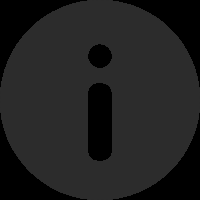
#> input picture images/about.png, 200 x 200 px; its folder holds only this picture in this run
$ python dataset_analysis.py   (older library calls are emulated)
#> lines starting #> are read from the running program, lines starting #| are printed output that depends on the picture
#!/usr/bin/env python3
# -*- coding: utf-8 -*-
"""
云南烤烟病害数据集深度分析工具
用于分析数据集平衡性、质量评估和跨作物迁移学习验证

功能包括:
1. 数据集平衡性分析
2. 图像质量评估
3. 跨作物迁移学习验证
4. 数据分布统计分析
5. 标注一致性检查

作者: 云南烤烟病害检测项目
版本: v1.0
"""

import os
import sys
import cv2
import numpy as np
import pandas as pd
import matplotlib.pyplot as plt
import seaborn as sns
from pathlib import Path
from typing import Dict, List, Tuple, Any
import json
from datetime import datetime
from collections import Counter, defaultdict
import yaml
from sklearn.metrics import classification_report
from scipy import stats
import warnings
warnings.filterwarnings('ignore')

# 设置中文字体
plt.rcParams['font.sans-serif'] = ['SimHei', 'DejaVu Sans', 'Arial Unicode MS']
plt.rcParams['axes.unicode_minus'] = False

class DatasetAnalyzer:
    """数据集分析器"""

    def __init__(self, dataset_path: str, output_dir: str = "results/dataset_analysis"):
        self.dataset_path = Path(dataset_path)
        self.output_dir = Path(output_dir)
        self.output_dir.mkdir(parents=True, exist_ok=True)

        # 病害类别定义
        self.disease_classes = {
            0: {'name': 'healthy', 'name_cn': '健康叶片', 'color': '#2E8B57'},
            1: {'name': 'mosaic_virus', 'name_cn': '花叶病毒病', 'color': '#FF6347'},
            2: {'name': 'brown_spot', 'name_cn': '赤星病', 'color': '#8B4513'},
            3: {'name': 'wildfire', 'name_cn': '野火病', 'color': '#FF8C00'},
            4: {'name': 'bacterial_wilt', 'name_cn': '青枯病', 'color': '#9932CC'}
        }

        # 分析结果存储
        self.analysis_results = {}

    def analyze_dataset_balance(self) -> Dict[str, Any]:
        """分析数据集平衡性"""
        print("📊 开始数据集平衡性分析...")

        balance_analysis = {
            'splits': {},
            'overall_balance': {},
            'class_distribution': {},
            'balance_metrics': {}
        }

        # 分析各个数据集分割
        for split in ['train', 'val', 'test']:
            split_path = self.dataset_path / split
            if not split_path.exists():
                continue

            print(f"   分析 {split} 集...")
            split_analysis = self._analyze_split_balance(split_path)
            balance_analysis['splits'][split] = split_analysis

        # 计算整体平衡性指标
        balance_analysis['overall_balance'] = self._calculate_overall_balance(balance_analysis['splits'])

        # 生成平衡性报告
        self._generate_balance_report(balance_analysis)

        self.analysis_results['balance_analysis'] = balance_analysis
        return balance_analysis

    # [75 lines left out: functions _analyze_split_balance, _calculate_gini_coefficient, _calculate_entropy, not called in this run]

    def _calculate_overall_balance(self, splits_analysis: Dict) -> Dict[str, Any]:
        """计算整体平衡性指标"""
        overall_class_counts = defaultdict(int)
        total_images = 0
        total_objects = 0

        for split_name, split_data in splits_analysis.items():
            if 'error' in split_data:
                continue

            total_images += split_data['total_images']
            total_objects += split_data['total_objects']

            for class_id, count in split_data['class_counts'].items():
                overall_class_counts[class_id] += count

        if overall_class_counts:
            counts_list = list(overall_class_counts.values())
            balance_ratio = min(counts_list) / max(counts_list) if max(counts_list) > 0 else 0
            gini_coefficient = self._calculate_gini_coefficient(counts_list)
            entropy = self._calculate_entropy(counts_list)
        else:
            balance_ratio = 0
            gini_coefficient = 1
            entropy = 0

        return {
            'total_images': total_images,
            'total_objects': total_objects,
            'class_counts': dict(overall_class_counts),
            'balance_ratio': balance_ratio,
            'gini_coefficient': gini_coefficient,
            'entropy': entropy,
            'balance_quality': self._assess_balance_quality(balance_ratio, gini_coefficient)
        }

    def _assess_balance_quality(self, balance_ratio: float, gini_coefficient: float) -> str:
        """评估数据集平衡质量"""
        if balance_ratio >= 0.8 and gini_coefficient <= 0.2:
            return "优秀"
        elif balance_ratio >= 0.6 and gini_coefficient <= 0.3:
            return "良好"
        elif balance_ratio >= 0.4 and gini_coefficient <= 0.5:
            return "一般"
        else:
            return "较差"

    def analyze_image_quality(self, sample_size: int = 100) -> Dict[str, Any]:
        """分析图像质量"""
        print("🖼️ 开始图像质量分析...")

        quality_analysis = {
            'blur_analysis': {},
            'brightness_analysis': {},
            'contrast_analysis': {},
            'resolution_analysis': {},
            'quality_distribution': {},
            'problematic_images': []
        }

        # 收集样本图像
        sample_images = self._collect_sample_images(sample_size)

        blur_scores = []
        brightness_scores = []
        contrast_scores = []
        resolutions = []

        for img_path in sample_images:
            try:
                # 读取图像
                img = cv2.imread(str(img_path))
                if img is None:
                    continue

                # 模糊度分析 (Laplacian方差)
                gray = cv2.cvtColor(img, cv2.COLOR_BGR2GRAY)
                blur_score = cv2.Laplacian(gray, cv2.CV_64F).var()
                blur_scores.append(blur_score)

                # 亮度分析
                brightness = np.mean(gray)
                brightness_scores.append(brightness)

                # 对比度分析
                contrast = np.std(gray)
                contrast_scores.append(contrast)

                # 分辨率分析
                height, width = img.shape[:2]
                resolutions.append((width, height))

                # 检查问题图像
                if blur_score < 100:  # 模糊阈值
                    quality_analysis['problematic_images'].append({
                        'path': str(img_path),
                        'issue': 'blur',
                        'score': blur_score
                    })

                if brightness < 50 or brightness > 200:  # 亮度异常
                    quality_analysis['problematic_images'].append({
                        'path': str(img_path),
                        'issue': 'brightness',
                        'score': brightness
                    })

            except Exception as e:
                print(f"⚠️ 处理图像失败: {img_path}, 错误: {e}")
                continue

        # 统计分析
        if blur_scores:
            quality_analysis['blur_analysis'] = {
                'mean': float(np.mean(blur_scores)),
                'std': float(np.std(blur_scores)),
                'min': float(np.min(blur_scores)),
                'max': float(np.max(blur_scores)),
                'median': float(np.median(blur_scores)),
                'blur_ratio': float(sum(1 for s in blur_scores if s < 100) / len(blur_scores))
            }

        if brightness_scores:
            quality_analysis['brightness_analysis'] = {
                'mean': float(np.mean(brightness_scores)),
                'std': float(np.std(brightness_scores)),
                'min': float(np.min(brightness_scores)),
                'max': float(np.max(brightness_scores)),
                'median': float(np.median(brightness_scores))
            }

        if contrast_scores:
            quality_analysis['contrast_analysis'] = {
                'mean': float(np.mean(contrast_scores)),
                'std': float(np.std(contrast_scores)),
                'min': float(np.min(contrast_scores)),
                'max': float(np.max(contrast_scores)),
                'median': float(np.median(contrast_scores))
            }

        if resolutions:
            width_stats = [r[0] for r in resolutions]
            height_stats = [r[1] for r in resolutions]

            quality_analysis['resolution_analysis'] = {
                'width_stats': {
                    'mean': float(np.mean(width_stats)),
                    'std': float(np.std(width_stats)),
                    'min': int(np.min(width_stats)),
                    'max': int(np.max(width_stats))
                },
                'height_stats': {
                    'mean': float(np.mean(height_stats)),
                    'std': float(np.std(height_stats)),
                    'min': int(np.min(height_stats)),
                    'max': int(np.max(height_stats))
                },
                'aspect_ratios': [w/h for w, h in resolutions],
                'resolution_consistency': len(set(resolutions)) / len(resolutions)
            }

        self.analysis_results['quality_analysis'] = quality_analysis
        return quality_analysis

    def _collect_sample_images(self, sample_size: int) -> List[Path]:
        """收集样本图像"""
        all_images = []

        for split in ['train', 'val', 'test']:
            images_path = self.dataset_path / split / 'images'
            if images_path.exists():
                split_images = list(images_path.glob('*.jpg')) + list(images_path.glob('*.png'))
                all_images.extend(split_images)

        # 随机采样
        if len(all_images) > sample_size:
            np.random.seed(42)
            indices = np.random.choice(len(all_images), sample_size, replace=False)
            return [all_images[i] for i in indices]

        return all_images

    def _generate_balance_report(self, balance_analysis: Dict) -> None:
        """生成平衡性分析报告"""
        print("📈 生成数据集平衡性可视化...")

        # 创建多子图布局
        fig = plt.figure(figsize=(20, 15))

        # 1. 整体类别分布
        ax1 = plt.subplot(2, 3, 1)
        overall_counts = balance_analysis['overall_balance']['class_counts']

        if overall_counts:
            classes = [self.disease_classes[cid]['name_cn'] for cid in overall_counts.keys()]
            counts = list(overall_counts.values())
            colors = [self.disease_classes[cid]['color'] for cid in overall_counts.keys()]

            bars = plt.bar(classes, counts, color=colors, alpha=0.7)
            plt.title('整体类别分布', fontsize=14, fontweight='bold')
            plt.xlabel('病害类型')
            plt.ylabel('样本数量')
            plt.xticks(rotation=45)

            # 添加数值标签
            for bar, count in zip(bars, counts):
                plt.text(bar.get_x() + bar.get_width()/2, bar.get_height() + max(counts)*0.01,
                        str(count), ha='center', va='bottom', fontsize=10)

        # 2. 各分割数据集对比
        ax2 = plt.subplot(2, 3, 2)
        splits_data = []
        split_names = []

        for split_name, split_data in balance_analysis['splits'].items():
            if 'error' not in split_data:
                splits_data.append(split_data['total_objects'])
                split_names.append(split_name.upper())

        if splits_data:
            colors_split = ['#FF6B6B', '#4ECDC4', '#45B7D1']
            bars = plt.bar(split_names, splits_data, color=colors_split[:len(splits_data)], alpha=0.7)
            plt.title('各数据集分割对比', fontsize=14, fontweight='bold')
            plt.xlabel('数据集分割')
            plt.ylabel('目标数量')

            for bar, count in zip(bars, splits_data):
                plt.text(bar.get_x() + bar.get_width()/2, bar.get_height() + max(splits_data)*0.01,
                        str(count), ha='center', va='bottom', fontsize=10)

        # 3. 平衡性指标雷达图
        ax3 = plt.subplot(2, 3, 3, projection='polar')

        overall_balance = balance_analysis['overall_balance']
        metrics = ['平衡比', '基尼系数', '信息熵']
        values = [
            overall_balance['balance_ratio'],
            1 - overall_balance['gini_coefficient'],  # 转换为正向指标
            overall_balance['entropy'] / np.log2(len(self.disease_classes))  # 归一化
        ]

        angles = np.linspace(0, 2 * np.pi, len(metrics), endpoint=False).tolist()
        values += values[:1]  # 闭合图形
        angles += angles[:1]

        ax3.plot(angles, values, 'o-', linewidth=2, color='#FF6B6B')
        ax3.fill(angles, values, alpha=0.25, color='#FF6B6B')
        ax3.set_xticks(angles[:-1])
        ax3.set_xticklabels(metrics)
        ax3.set_ylim(0, 1)
        ax3.set_title('数据集平衡性指标', fontsize=14, fontweight='bold', pad=20)

        # 4. 类别分布饼图
        ax4 = plt.subplot(2, 3, 4)
        if overall_counts:
            sizes = list(overall_counts.values())
            labels = [self.disease_classes[cid]['name_cn'] for cid in overall_counts.keys()]
            colors = [self.disease_classes[cid]['color'] for cid in overall_counts.keys()]

            plt.pie(sizes, labels=labels, colors=colors, autopct='%1.1f%%', startangle=90)
            plt.title('类别分布占比', fontsize=14, fontweight='bold')

        # 5. 平衡性趋势分析
        ax5 = plt.subplot(2, 3, 5)
        split_balance_ratios = []
        split_labels = []

        for split_name, split_data in balance_analysis['splits'].items():
            if 'error' not in split_data:
                split_balance_ratios.append(split_data['balance_ratio'])
                split_labels.append(split_name.upper())

        if split_balance_ratios:
            plt.plot(split_labels, split_balance_ratios, 'o-', linewidth=2, markersize=8, color='#4ECDC4')
            plt.axhline(y=0.5, color='red', linestyle='--', alpha=0.7, label='理想平衡线')
            plt.title('各分割平衡性趋势', fontsize=14, fontweight='bold')
            plt.xlabel('数据集分割')
            plt.ylabel('平衡比')
            plt.ylim(0, 1)
            plt.legend()
            plt.grid(True, alpha=0.3)

        # 6. 统计摘要表格
        ax6 = plt.subplot(2, 3, 6)
        ax6.axis('off')

        summary_data = [
            ['总图像数', f"{overall_balance['total_images']:,}"],
            ['总目标数', f"{overall_balance['total_objects']:,}"],
            ['平衡比', f"{overall_balance['balance_ratio']:.3f}"],
            ['基尼系数', f"{overall_balance['gini_coefficient']:.3f}"],
            ['信息熵', f"{overall_balance['entropy']:.3f}"],
            ['平衡质量', overall_balance['balance_quality']]
        ]

        table = ax6.table(cellText=summary_data,
                         colLabels=['指标', '数值'],
                         cellLoc='center',
                         loc='center',
                         colWidths=[0.6, 0.4])
        table.auto_set_font_size(False)
        table.set_fontsize(12)
        table.scale(1, 2)
        ax6.set_title('数据集统计摘要', fontsize=14, fontweight='bold', pad=20)

        plt.tight_layout()

        # 保存图像
        save_path = self.output_dir / f"dataset_balance_analysis_{datetime.now().strftime('%Y%m%d_%H%M%S')}.png"
        plt.savefig(save_path, dpi=300, bbox_inches='tight')
        print(f"✅ 平衡性分析图已保存至: {save_path}")

        plt.show()

    # [117 lines left out: functions generate_comprehensive_report, _generate_summary, _generate_recommendations, not called in this run]

    def validate_cross_crop_transfer(self, source_dataset_info: Dict) -> Dict[str, Any]:
        """验证跨作物迁移学习的有效性"""
        print("🔄 验证跨作物迁移学习...")

        validation_result = {
            'source_info': source_dataset_info,
            'target_info': self.analysis_results.get('balance_analysis', {}),
            'transfer_feasibility': {},
            'similarity_analysis': {},
            'transfer_recommendations': []
        }

        # 分析源数据集和目标数据集的相似性
        if 'balance_analysis' in self.analysis_results:
            target_balance = self.analysis_results['balance_analysis']['overall_balance']

            # 类别数量对比
            source_classes = len(source_dataset_info.get('class_counts', {}))
            target_classes = len(target_balance.get('class_counts', {}))

            validation_result['similarity_analysis'] = {
                'class_count_similarity': min(source_classes, target_classes) / max(source_classes, target_classes),
                'balance_similarity': self._calculate_balance_similarity(
                    source_dataset_info.get('balance_ratio', 0),
                    target_balance.get('balance_ratio', 0)
                ),
                'size_ratio': source_dataset_info.get('total_samples', 0) / target_balance.get('total_images', 1)
            }

            # 迁移可行性评估
            feasibility_score = (
                validation_result['similarity_analysis']['class_count_similarity'] * 0.4 +
                validation_result['similarity_analysis']['balance_similarity'] * 0.3 +
                min(validation_result['similarity_analysis']['size_ratio'], 1.0) * 0.3
            )

            validation_result['transfer_feasibility'] = {
                'feasibility_score': feasibility_score,
                'feasibility_level': self._assess_transfer_feasibility(feasibility_score),
                'expected_performance_gain': self._estimate_performance_gain(feasibility_score)
            }

            # 生成迁移学习建议
            validation_result['transfer_recommendations'] = self._generate_transfer_recommendations(
                validation_result
            )

        return validation_result

    def _calculate_balance_similarity(self, source_balance: float, target_balance: float) -> float:
        """计算平衡性相似度"""
        if source_balance == 0 and target_balance == 0:
            return 1.0
        return 1.0 - abs(source_balance - target_balance) / max(source_balance, target_balance, 1.0)

    # [45 lines left out: functions _assess_transfer_feasibility, _estimate_performance_gain, _generate_transfer_recommendations, not called in this run]


def main():
    """主函数 - 数据集分析示例"""
    print("🚀 云南烤烟病害数据集分析工具")
    print("=" * 50)

    # 数据集路径 (请根据实际情况修改)
    dataset_path = "data/tobacco_disease_5class"
    output_dir = "results/dataset_analysis"

    # 创建分析器
    analyzer = DatasetAnalyzer(dataset_path, output_dir)

    try:
        # 1. 数据集平衡性分析
        print("\n📊 步骤1: 数据集平衡性分析")
        balance_result = analyzer.analyze_dataset_balance()
#> in _generate_balance_report, `plt.savefig(save_path, dpi=300, bbox_inches='tight')`:
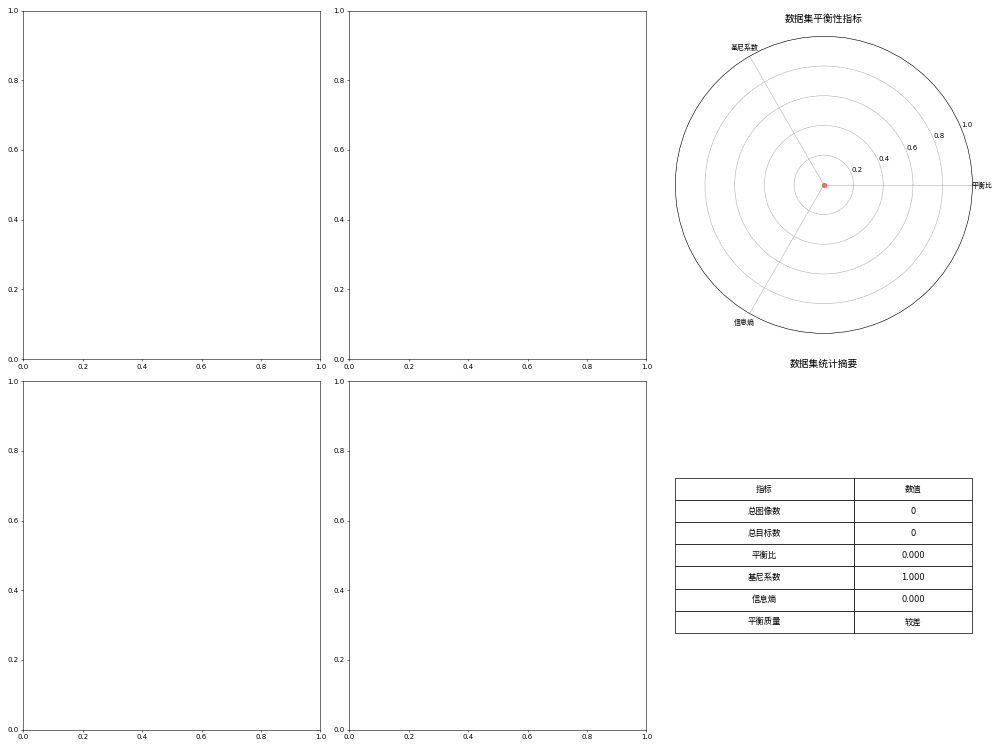
#> figure drawn by matplotlib, 1 panel

        # 打印关键指标
        overall_balance = balance_result['overall_balance']
        print(f"   总图像数: {overall_balance['total_images']:,}")
        print(f"   总目标数: {overall_balance['total_objects']:,}")
        print(f"   平衡比: {overall_balance['balance_ratio']:.3f}")
        print(f"   平衡质量: {overall_balance['balance_quality']}")

        # 2. 图像质量分析
        print("\n🖼️ 步骤2: 图像质量分析")
        quality_result = analyzer.analyze_image_quality(sample_size=200)
#> in analyze_image_quality, img is the input picture: shape (200, 200, 3); min 0, max 45, mean 32.4
#> in analyze_image_quality, `blur_score = cv2.Laplacian(gray, cv2.CV_64F).var()`: blur_score = 152.1
#> in analyze_image_quality, `brightness = np.mean(gray)`: brightness = 32.36
#> in analyze_image_quality, `contrast = np.std(gray)`: contrast = 19.4
#> quality_result = 6 items

        if quality_result['blur_analysis']:
            print(f"   平均模糊度: {quality_result['blur_analysis']['mean']:.2f}")
#|    平均模糊度: 152.06
            print(f"   模糊图像比例: {quality_result['blur_analysis']['blur_ratio']:.1%}")
#|    模糊图像比例: 0.0%

        if quality_result['problematic_images']:
            print(f"   问题图像数量: {len(quality_result['problematic_images'])}")
#|    问题图像数量: 3

        # 3. 跨作物迁移学习验证 (示例)
        print("\n🔄 步骤3: 跨作物迁移学习验证")

        # PlantVillage数据集信息 (示例数据)
        plantvillage_info = {
            'total_samples': 54306,
            'class_counts': {0: 1591, 1: 2127, 2: 1000, 3: 952, 4: 2180},
            'balance_ratio': 0.436,
            'gini_coefficient': 0.234
        }

        transfer_result = analyzer.validate_cross_crop_transfer(plantvillage_info)
#> in validate_cross_crop_transfer, `target_balance = self.analysis_results['balance_analysis']['overall_ba..`: target_balance = 7 items
#> in validate_cross_crop_transfer, `target_classes = len(target_balance.get('class_counts', {}))`: target_classes = 0

        feasibility = transfer_result['transfer_feasibility']
        print(f"   迁移可行性: {feasibility['feasibility_level']}")
        print(f"   可行性评分: {feasibility['feasibility_score']:.3f}")
        print(f"   预期性能提升: {feasibility['expected_performance_gain']}")

        # 4. 生成综合报告
        print("\n📋 步骤4: 生成综合分析报告")
        comprehensive_report = analyzer.generate_comprehensive_report()

        # 打印建议
        print("\n💡 改进建议:")
        for i, recommendation in enumerate(comprehensive_report['recommendations'], 1):
            print(f"   {i}. {recommendation}")

        print(f"\n✅ 分析完成！结果已保存至: {output_dir}")

    except Exception as e:
        print(f"❌ 分析过程中出现错误: {e}")
        import traceback
        traceback.print_exc()


# [18 lines left out: function analyze_specific_dataset, not called in this run]


if __name__ == "__main__":
    main()
